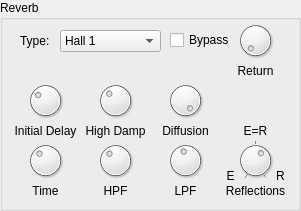
  <widget class="QGroupBox" name="groupBox_7">
   <property name="geometry">
    <rect>
     <x>660</x>
     <y>10</y>
     <width>301</width>
     <height>211</height>
    </rect>
   </property>
   <property name="title">
    <string>Reverb</string>
   </property>
   <widget class="QLabel" name="label_45">
    <property name="geometry">
     <rect>
      <x>20</x>
      <y>30</y>
      <width>49</width>
      <height>21</height>
     </rect>
    </property>
    <property name="text">
     <string>Type:</string>
    </property>
   </widget>
   <widget class="ComboPicker" name="reverbType">
    <property name="geometry">
     <rect>
      <x>60</x>
      <y>30</y>
      <width>101</width>
      <height>22</height>
     </rect>
    </property>
    <item>
     <property name="text">
      <string>Hall 1</string>
     </property>
    </item>
    <item>
     <property name="text">
      <string>Hall 2</string>
     </property>
    </item>
    <item>
     <property name="text">
      <string>Room 1</string>
     </property>
    </item>
    <item>
     <property name="text">
      <string>Room 2</string>
     </property>
    </item>
    <item>
     <property name="text">
      <string>Room 3</string>
     </property>
    </item>
    <item>
     <property name="text">
      <string>Stage 1</string>
     </property>
    </item>
    <item>
     <property name="text">
      <string>Stage 2</string>
     </property>
    </item>
    <item>
     <property name="text">
      <string>Plate</string>
     </property>
    </item>
   </widget>
   <widget class="QLabel" name="label_46">
    <property name="geometry">
     <rect>
      <x>220</x>
      <y>60</y>
      <width>71</width>
      <height>21</height>
     </rect>
    </property>
    <property name="text">
     <string>Return</string>
    </property>
    <property name="alignment">
     <set>Qt::AlignCenter</set>
    </property>
   </widget>
   <widget class="DialKnob" name="revReturn">
    <property name="geometry">
     <rect>
      <x>230</x>
      <y>20</y>
      <width>51</width>
      <height>41</height>
     </rect>
    </property>
    <property name="sizePolicy">
     <sizepolicy hsizetype="Fixed" vsizetype="Fixed">
      <horstretch>0</horstretch>
      <verstretch>0</verstretch>
     </sizepolicy>
    </property>
    <property name="minimumSize">
     <size>
      <width>0</width>
      <height>0</height>
     </size>
    </property>
    <property name="maximumSize">
     <size>
      <width>16777215</width>
      <height>16777215</height>
     </size>
    </property>
    <property name="maximum">
     <number>127</number>
    </property>
    <property name="notchTarget">
     <double>8.000000000000000</double>
    </property>
    <property name="notchesVisible">
     <bool>false</bool>
    </property>
   </widget>
   <widget class="DialKnob" name="revParam1">
    <property name="geometry">
     <rect>
      <x>20</x>
      <y>140</y>
      <width>51</width>
      <height>41</height>
     </rect>
    </property>
    <property name="sizePolicy">
     <sizepolicy hsizetype="Fixed" vsizetype="Fixed">
      <horstretch>0</horstretch>
      <verstretch>0</verstretch>
     </sizepolicy>
    </property>
    <property name="minimumSize">
     <size>
      <width>0</width>
      <height>0</height>
     </size>
    </property>
    <property name="maximumSize">
     <size>
      <width>16777215</width>
      <height>16777215</height>
     </size>
    </property>
    <property name="maximum">
     <number>69</number>
    </property>
    <property name="value">
     <number>25</number>
    </property>
    <property name="notchTarget">
     <double>8.000000000000000</double>
    </property>
    <property name="notchesVisible">
     <bool>false</bool>
    </property>
   </widget>
   <widget class="DialKnob" name="revParam2">
    <property name="geometry">
     <rect>
      <x>90</x>
      <y>80</y>
      <width>51</width>
      <height>41</height>
     </rect>
    </property>
    <property name="sizePolicy">
     <sizepolicy hsizetype="Fixed" vsizetype="Fixed">
      <horstretch>0</horstretch>
      <verstretch>0</verstretch>
     </sizepolicy>
    </property>
    <property name="minimumSize">
     <size>
      <width>0</width>
      <height>0</height>
     </size>
    </property>
    <property name="maximumSize">
     <size>
      <width>16777215</width>
      <height>16777215</height>
     </size>
    </property>
    <property name="maximum">
     <number>14</number>
    </property>
    <property name="value">
     <number>5</number>
    </property>
    <property name="notchTarget">
     <double>8.000000000000000</double>
    </property>
    <property name="notchesVisible">
     <bool>false</bool>
    </property>
   </widget>
   <widget class="DialKnob" name="revParam4">
    <property name="geometry">
     <rect>
      <x>20</x>
      <y>80</y>
      <width>51</width>
      <height>41</height>
     </rect>
    </property>
    <property name="sizePolicy">
     <sizepolicy hsizetype="Fixed" vsizetype="Fixed">
      <horstretch>0</horstretch>
      <verstretch>0</verstretch>
     </sizepolicy>
    </property>
    <property name="minimumSize">
     <size>
      <width>0</width>
      <height>0</height>
     </size>
    </property>
    <property name="maximumSize">
     <size>
      <width>16777215</width>
      <height>16777215</height>
     </size>
    </property>
    <property name="maximum">
     <number>999</number>
    </property>
    <property name="value">
     <number>321</number>
    </property>
    <property name="notchTarget">
     <double>8.000000000000000</double>
    </property>
    <property name="notchesVisible">
     <bool>false</bool>
    </property>
   </widget>
   <widget class="DialKnob" name="revParam6">
    <property name="geometry">
     <rect>
      <x>90</x>
      <y>140</y>
      <width>51</width>
      <height>41</height>
     </rect>
    </property>
    <property name="sizePolicy">
     <sizepolicy hsizetype="Fixed" vsizetype="Fixed">
      <horstretch>0</horstretch>
      <verstretch>0</verstretch>
     </sizepolicy>
    </property>
    <property name="minimumSize">
     <size>
      <width>0</width>
      <height>0</height>
     </size>
    </property>
    <property name="maximumSize">
     <size>
      <width>16777215</width>
      <height>16777215</height>
     </size>
    </property>
    <property name="maximum">
     <number>50</number>
    </property>
    <property name="value">
     <number>18</number>
    </property>
    <property name="notchTarget">
     <double>8.000000000000000</double>
    </property>
    <property name="notchesVisible">
     <bool>false</bool>
    </property>
   </widget>
   <widget class="QLabel" name="revLabel1">
    <property name="geometry">
     <rect>
      <x>10</x>
      <y>180</y>
      <width>71</width>
      <height>21</height>
     </rect>
    </property>
    <property name="text">
     <string>Time</string>
    </property>
    <property name="alignment">
     <set>Qt::AlignCenter</set>
    </property>
   </widget>
   <widget class="QLabel" name="revLabel2">
    <property name="geometry">
     <rect>
      <x>70</x>
      <y>120</y>
      <width>91</width>
      <height>21</height>
     </rect>
    </property>
    <property name="text">
     <string>High Damp</string>
    </property>
    <property name="alignment">
     <set>Qt::AlignCenter</set>
    </property>
   </widget>
   <widget class="QLabel" name="revLabel4">
    <property name="geometry">
     <rect>
      <x>0</x>
      <y>120</y>
      <width>91</width>
      <height>21</height>
     </rect>
    </property>
    <property name="text">
     <string>Initial Delay</string>
    </property>
    <property name="alignment">
     <set>Qt::AlignCenter</set>
    </property>
   </widget>
   <widget class="QLabel" name="revLabel6">
    <property name="geometry">
     <rect>
      <x>80</x>
      <y>180</y>
      <width>71</width>
      <height>21</height>
     </rect>
    </property>
    <property name="text">
     <string>HPF</string>
    </property>
    <property name="alignment">
     <set>Qt::AlignCenter</set>
    </property>
   </widget>
   <widget class="QLabel" name="revLabel7">
    <property name="geometry">
     <rect>
      <x>150</x>
      <y>180</y>
      <width>71</width>
      <height>21</height>
     </rect>
    </property>
    <property name="text">
     <string>LPF</string>
    </property>
    <property name="alignment">
     <set>Qt::AlignCenter</set>
    </property>
   </widget>
   <widget class="DialKnob" name="revParam7">
    <property name="geometry">
     <rect>
      <x>160</x>
      <y>140</y>
      <width>51</width>
      <height>41</height>
     </rect>
    </property>
    <property name="sizePolicy">
     <sizepolicy hsizetype="Fixed" vsizetype="Fixed">
      <horstretch>0</horstretch>
      <verstretch>0</verstretch>
     </sizepolicy>
    </property>
    <property name="minimumSize">
     <size>
      <width>0</width>
      <height>0</height>
     </size>
    </property>
    <property name="maximumSize">
     <size>
      <width>16777215</width>
      <height>16777215</height>
     </size>
    </property>
    <property name="minimum">
     <number>34</number>
    </property>
    <property name="maximum">
     <number>60</number>
    </property>
    <property name="value">
     <number>46</number>
    </property>
    <property name="notchTarget">
     <double>8.000000000000000</double>
    </property>
    <property name="notchesVisible">
     <bool>false</bool>
    </property>
   </widget>
   <widget class="DialKnob" name="revParam3">
    <property name="geometry">
     <rect>
      <x>160</x>
      <y>80</y>
      <width>51</width>
      <height>41</height>
     </rect>
    </property>
    <property name="sizePolicy">
     <sizepolicy hsizetype="Fixed" vsizetype="Fixed">
      <horstretch>0</horstretch>
      <verstretch>0</verstretch>
     </sizepolicy>
    </property>
    <property name="minimumSize">
     <size>
      <width>0</width>
      <height>0</height>
     </size>
    </property>
    <property name="maximumSize">
     <size>
      <width>16777215</width>
      <height>16777215</height>
     </size>
    </property>
    <property name="maximum">
     <number>10</number>
    </property>
    <property name="value">
     <number>10</number>
    </property>
    <property name="notchTarget">
     <double>8.000000000000000</double>
    </property>
    <property name="notchesVisible">
     <bool>false</bool>
    </property>
   </widget>
   <widget class="QLabel" name="revLabel3">
    <property name="geometry">
     <rect>
      <x>140</x>
      <y>120</y>
      <width>91</width>
      <height>21</height>
     </rect>
    </property>
    <property name="text">
     <string>Diffusion</string>
    </property>
    <property name="alignment">
     <set>Qt::AlignCenter</set>
    </property>
   </widget>
   <widget class="DialKnob" name="revParam5">
    <property name="geometry">
     <rect>
      <x>230</x>
      <y>140</y>
      <width>51</width>
      <height>41</height>
     </rect>
    </property>
    <property name="sizePolicy">
     <sizepolicy hsizetype="Fixed" vsizetype="Fixed">
      <horstretch>0</horstretch>
      <verstretch>0</verstretch>
     </sizepolicy>
    </property>
    <property name="minimumSize">
     <size>
      <width>0</width>
      <height>0</height>
     </size>
    </property>
    <property name="maximumSize">
     <size>
      <width>16777215</width>
      <height>16777215</height>
     </size>
    </property>
    <property name="maximum">
     <number>127</number>
    </property>
    <property name="value">
     <number>79</number>
    </property>
    <property name="notchTarget">
     <double>64.000000000000000</double>
    </property>
    <property name="notchesVisible">
     <bool>true</bool>
    </property>
   </widget>
   <widget class="QLabel" name="dryWetLabel1_2">
    <property name="geometry">
     <rect>
      <x>230</x>
      <y>120</y>
      <width>51</width>
      <height>21</height>
     </rect>
    </property>
    <property name="frameShadow">
     <enum>QFrame::Sunken</enum>
    </property>
    <property name="text">
     <string>E=R</string>
    </property>
    <property name="alignment">
     <set>Qt::AlignCenter</set>
    </property>
   </widget>
   <widget class="QLabel" name="revLabel5">
    <property name="geometry">
     <rect>
      <x>210</x>
      <y>180</y>
      <width>91</width>
      <height>21</height>
     </rect>
    </property>
    <property name="text">
     <string>Reflections</string>
    </property>
    <property name="alignment">
     <set>Qt::AlignCenter</set>
    </property>
   </widget>
   <widget class="QLabel" name="label_19">
    <property name="geometry">
     <rect>
      <x>220</x>
      <y>160</y>
      <width>21</width>
      <height>31</height>
     </rect>
    </property>
    <property name="text">
     <string>E</string>
    </property>
    <property name="alignment">
     <set>Qt::AlignCenter</set>
    </property>
   </widget>
   <widget class="QLabel" name="label_51">
    <property name="geometry">
     <rect>
      <x>270</x>
      <y>160</y>
      <width>21</width>
      <height>31</height>
     </rect>
    </property>
    <property name="text">
     <string>R</string>
    </property>
    <property name="alignment">
     <set>Qt::AlignCenter</set>
    </property>
   </widget>
   <widget class="CheckBox" name="revBypass">
    <property name="geometry">
     <rect>
      <x>170</x>
      <y>30</y>
      <width>76</width>
      <height>20</height>
     </rect>
    </property>
    <property name="text">
     <string>Bypass</string>
    </property>
   </widget>
  </widget>
